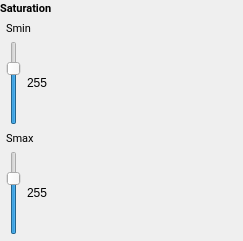
                     <widget class="QFrame" name="sTeam">
                      <property name="frameShape">
                       <enum>QFrame::Shape::NoFrame</enum>
                      </property>
                      <layout class="QVBoxLayout" name="verticalLayout_127">
                       <property name="spacing">
                        <number>0</number>
                       </property>
                       <property name="leftMargin">
                        <number>0</number>
                       </property>
                       <property name="topMargin">
                        <number>0</number>
                       </property>
                       <property name="rightMargin">
                        <number>0</number>
                       </property>
                       <property name="bottomMargin">
                        <number>0</number>
                       </property>
                       <item>
                        <widget class="QFrame" name="sTeamHeader">
                         <property name="frameShape">
                          <enum>QFrame::Shape::NoFrame</enum>
                         </property>
                         <layout class="QHBoxLayout" name="horizontalLayout_162">
                          <property name="spacing">
                           <number>0</number>
                          </property>
                          <property name="leftMargin">
                           <number>0</number>
                          </property>
                          <property name="topMargin">
                           <number>0</number>
                          </property>
                          <property name="rightMargin">
                           <number>0</number>
                          </property>
                          <property name="bottomMargin">
                           <number>0</number>
                          </property>
                          <item>
                           <widget class="QLabel" name="sTeamTitle">
                            <property name="font">
                             <font>
                              <family>Roboto</family>
                              <pointsize>8</pointsize>
                              <bold>true</bold>
                             </font>
                            </property>
                            <property name="text">
                             <string>Saturation</string>
                            </property>
                           </widget>
                          </item>
                          <item>
                           <spacer name="sTeamHeaderSlider">
                            <property name="orientation">
                             <enum>Qt::Orientation::Vertical</enum>
                            </property>
                            <property name="sizeHint" stdset="0">
                             <size>
                              <width>191</width>
                              <height>15</height>
                             </size>
                            </property>
                           </spacer>
                          </item>
                         </layout>
                        </widget>
                       </item>
                       <item>
                        <widget class="QFrame" name="sTeamValues">
                         <property name="frameShape">
                          <enum>QFrame::Shape::NoFrame</enum>
                         </property>
                         <layout class="QVBoxLayout" name="verticalLayout_128">
                          <property name="leftMargin">
                           <number>6</number>
                          </property>
                          <property name="topMargin">
                           <number>6</number>
                          </property>
                          <property name="rightMargin">
                           <number>6</number>
                          </property>
                          <property name="bottomMargin">
                           <number>6</number>
                          </property>
                          <item>
                           <layout class="QVBoxLayout" name="sTeamMin">
                            <item>
                             <widget class="QLabel" name="sMinLabel">
                              <property name="font">
                               <font>
                                <family>Roboto</family>
                                <pointsize>8</pointsize>
                               </font>
                              </property>
                              <property name="text">
                               <string>Smin</string>
                              </property>
                              <property name="scaledContents">
                               <bool>true</bool>
                              </property>
                             </widget>
                            </item>
                            <item>
                             <widget class="QFrame" name="sTeamMinContents">
                              <property name="frameShape">
                               <enum>QFrame::Shape::NoFrame</enum>
                              </property>
                              <layout class="QHBoxLayout" name="horizontalLayout_163">
                               <property name="spacing">
                                <number>6</number>
                               </property>
                               <property name="leftMargin">
                                <number>0</number>
                               </property>
                               <property name="topMargin">
                                <number>0</number>
                               </property>
                               <property name="rightMargin">
                                <number>0</number>
                               </property>
                               <property name="bottomMargin">
                                <number>0</number>
                               </property>
                               <item>
                                <widget class="QSlider" name="sTeamMinSlider">
                                 <property name="cursor">
                                  <cursorShape>PointingHandCursor</cursorShape>
                                 </property>
                                 <property name="maximum">
                                  <number>180</number>
                                 </property>
                                 <property name="value">
                                  <number>127</number>
                                 </property>
                                 <property name="tickPosition">
                                  <enum>QSlider::TickPosition::NoTicks</enum>
                                 </property>
                                 <property name="tickInterval">
                                  <number>10</number>
                                 </property>
                                </widget>
                               </item>
                               <item>
                                <widget class="QLabel" name="sTeamMinValue">
                                 <property name="text">
                                  <string>255</string>
                                 </property>
                                 <property name="scaledContents">
                                  <bool>true</bool>
                                 </property>
                                </widget>
                               </item>
                              </layout>
                             </widget>
                            </item>
                           </layout>
                          </item>
                          <item>
                           <layout class="QVBoxLayout" name="sTeamMax">
                            <item>
                             <widget class="QLabel" name="sTeamMaxLabel">
                              <property name="font">
                               <font>
                                <family>Roboto</family>
                                <pointsize>8</pointsize>
                               </font>
                              </property>
                              <property name="text">
                               <string>Smax</string>
                              </property>
                              <property name="scaledContents">
                               <bool>true</bool>
                              </property>
                             </widget>
                            </item>
                            <item>
                             <widget class="QFrame" name="sTeamMaxContents">
                              <property name="frameShape">
                               <enum>QFrame::Shape::NoFrame</enum>
                              </property>
                              <layout class="QHBoxLayout" name="horizontalLayout_164">
                               <property name="spacing">
                                <number>6</number>
                               </property>
                               <property name="leftMargin">
                                <number>0</number>
                               </property>
                               <property name="topMargin">
                                <number>0</number>
                               </property>
                               <property name="rightMargin">
                                <number>0</number>
                               </property>
                               <property name="bottomMargin">
                                <number>0</number>
                               </property>
                               <item>
                                <widget class="QSlider" name="sTeamMaxSlider">
                                 <property name="cursor">
                                  <cursorShape>PointingHandCursor</cursorShape>
                                 </property>
                                 <property name="maximum">
                                  <number>180</number>
                                 </property>
                                 <property name="value">
                                  <number>127</number>
                                 </property>
                                 <property name="tickPosition">
                                  <enum>QSlider::TickPosition::NoTicks</enum>
                                 </property>
                                 <property name="tickInterval">
                                  <number>10</number>
                                 </property>
                                </widget>
                               </item>
                               <item>
                                <widget class="QLabel" name="sTeamMaxValue">
                                 <property name="text">
                                  <string>255</string>
                                 </property>
                                 <property name="scaledContents">
                                  <bool>true</bool>
                                 </property>
                                </widget>
                               </item>
                              </layout>
                             </widget>
                            </item>
                           </layout>
                          </item>
                         </layout>
                        </widget>
                       </item>
                      </layout>
                     </widget>
